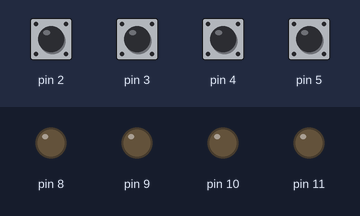
Recording of a sketch running on a simulated Arduino Uno, built with avr-gcc and run on an emulated ATmega328P. On the bench: output pins drawn as LEDs (lit = HIGH). Dashed ring = blinking. Inputs (shaded band) come from the test bench; at power-on: pin 2–5 HIGH.

Above: at 1.2 s.
1.3 s: pin 2 pulled LOW for 0.15 s
At 1.45 s:
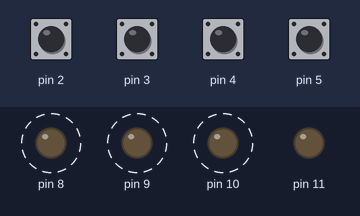
4.3 s: pin 3 pulled LOW for 0.15 s
At 5.0 s:
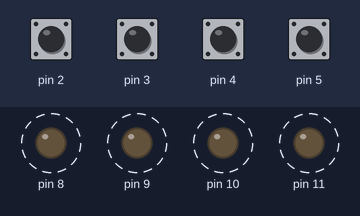
7.3 s: pin 4 pulled LOW for 1 s
At 8.0 s:
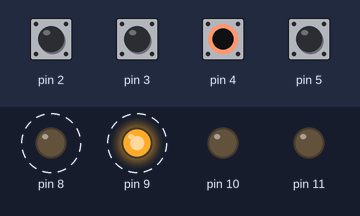
10.3 s: pin 5 pulled LOW for 1 s
At 10.4 s:
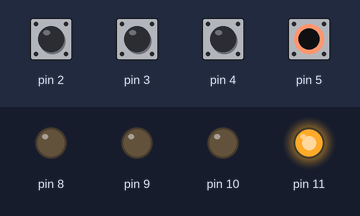
12.8 s: pin 2 pulled LOW for 1 s
At 13.25 s:
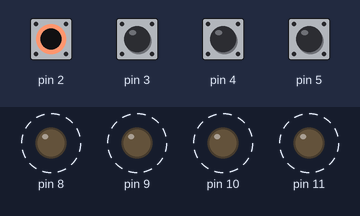
15.8 s: pin 3 pulled LOW for 1 s
At 16.7 s:
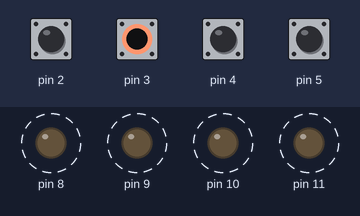
Timing chart, 0 to 19.8 s (numbered marks = the images above; inputs shaded):
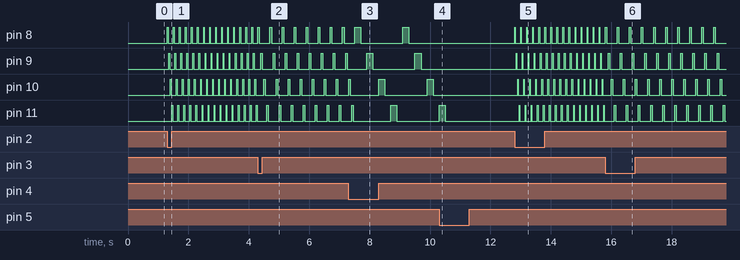

The sketch:

4_buttons_4_led_INPUT_PULLUP.ino
```cpp
int i=0,j=0,k=0;
void setup()
{
  for(i=2;i<=5;i++)//пины ввода с подтягивающими к питанию резисторами
  {
    pinMode(i,INPUT_PULLUP);
  }
  for(i=8;i<=11;i++)//пины вывода
  {
    pinMode(i,OUTPUT);
    digitalWrite(i,LOW);
  }
}

void switchoff()
{
  for(i=8;i<=11;i++)
  {
    digitalWrite(i,LOW);
  }
}

void garland(int freq)//функция мигания
{
  for(int i=8;i<=11;i++)
  {
    digitalWrite(i,HIGH);
    delay(freq);
    digitalWrite(i,LOW);
    delay(freq);
  }
}

void loop()
{
  k=j;//переменная для номера ранее зажатой кнопки
  j=0;//переменная для номера зажатой кнопки
  for(i=2;i<=5;i++)
  {
    if(digitalRead(i)==LOW)j=i;//если кнопка зажата (ток идет от питания и подтяг. резистора на землю мимо пина)
  }
  if(j==0)j=k;//если сейчас не нажата кнопка, то текущая кнопка - предыдущая, т.е. состояние сохраняется через ротации программы
  if(j==2)garland(25);
  else if (j==3)garland(50);
  else if(j==4)garland(200);
  else if(j==5)switchoff;
}
```

Measured:
- after the input at 1.3 s, pin 8: alternates HIGH for 0.03 s and LOW for 0.18 s, starting at once; pin 9: alternates HIGH for 0.03 s and LOW for 0.18 s, starting after 0.05 s; pin 10: alternates HIGH for 0.03 s and LOW for 0.18 s, starting after 0.10 s; pin 11: alternates HIGH for 0.03 s and LOW for 0.18 s, starting after 0.15 s
- after the input at 4.3 s, pin 8: alternates HIGH for 0.05 s and LOW for 0.35 s, starting after 0.40 s; pin 9: alternates HIGH for 0.05 s and LOW for 0.35 s, starting after 0.10 s; pin 10: alternates HIGH for 0.05 s and LOW for 0.35 s, starting after 0.20 s; pin 11: alternates HIGH for 0.05 s and LOW for 0.35 s, starting after 0.30 s
- after the input at 7.3 s, pin 8: HIGH → LOW after 0.40 s, → HIGH 1.4 s later, → LOW 0.20 s later; pin 9: alternates HIGH for 0.20 s and LOW for 1.4 s, starting after 0.60 s
- after the input at 10.3 s, pin 8: stops changing and stays LOW; pin 9: stays LOW (without the input it goes to HIGH after 0.80 s); pin 10: stays LOW (without the input it goes to HIGH after 1.2 s); pin 11: goes on until 10.5 s, then stays LOW
- after the input at 12.8 s, pin 8: alternates HIGH for 0.03 s and LOW for 0.18 s, starting at once; pin 9: alternates HIGH for 0.03 s and LOW for 0.18 s, starting after 0.05 s; pin 10: alternates HIGH for 0.03 s and LOW for 0.18 s, starting after 0.10 s; pin 11: alternates HIGH for 0.03 s and LOW for 0.18 s, starting after 0.15 s
- after the input at 15.8 s, pin 8: alternates HIGH for 0.05 s and LOW for 0.35 s, starting after 0.40 s; pin 9: alternates HIGH for 0.05 s and LOW for 0.35 s, starting after 0.10 s; pin 10: alternates HIGH for 0.05 s and LOW for 0.35 s, starting after 0.20 s; pin 11: alternates HIGH for 0.05 s and LOW for 0.35 s, starting after 0.30 s
